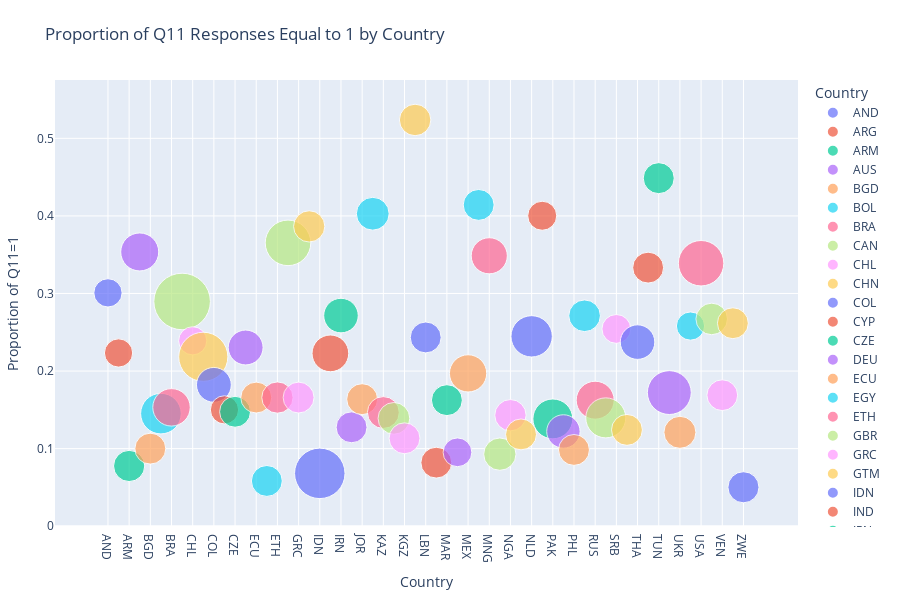

Write notebook code for a chart like this one.
### Code cell
## (Visualization -II) ##

# This code loads World Values Survey (WVS) data and filters it by countries found in scored sentences.
# It processes Q11 survey responses to calculate per-country counts and proportions of respondents answering '1'.
# It prepares the country data in a categorical order for consistent plotting.
# Then it creates a scatter plot showing the proportion of Q11=1 responses per country, sized by total responses.
# The plot visually compares response distributions across countries with hover details and a clean layout.
# The x and y-axis labels are the same as the prediction visualization.

%run visualize_response_props.py

### Figure 1 — Plotly figure (JSON) as saved in the notebook; plotly's stock layout.template omitted (floating-point values rounded to 4 significant figures)
{"data": [{"hovertemplate": "<b>%{hovertext}</b><br><br>Country=%{x}<br>Proportion of Q11=1=%{y}<br>Total Responses=%{marker.size}<extra></extra>", "hovertext": ["AND"], "legendgroup": "AND", "marker": {"color": "#636efa", "size": [1004], "sizemode": "area", "sizeref": 2.511, "symbol": "circle"}, "mode": "markers", "name": "AND", "orientation": "v", "showlegend": true, "type": "scatter", "x": ["AND"], "xaxis": "x", "y": [0.3008], "yaxis": "y"}, {"hovertemplate": "<b>%{hovertext}</b><br><br>Country=%{x}<br>Proportion of Q11=1=%{y}<br>Total Responses=%{marker.size}<extra></extra>", "hovertext": ["ARG"], "legendgroup": "ARG", "marker": {"color": "#EF553B", "size": [1003], "sizemode": "area", "sizeref": 2.511, "symbol": "circle"}, "mode": "markers", "name": "ARG", "orientation": "v", "showlegend": true, "type": "scatter", "x": ["ARG"], "xaxis": "x", "y": [0.2233], "yaxis": "y"}, {"hovertemplate": "<b>%{hovertext}</b><br><br>Country=%{x}<br>Proportion of Q11=1=%{y}<br>Total Responses=%{marker.size}<extra></extra>", "hovertext": ["ARM"], "legendgroup": "ARM", "marker": {"color": "#00cc96", "size": [1223], "sizemode": "area", "sizeref": 2.511, "symbol": "circle"}, "mode": "markers", "name": "ARM", "orientation": "v", "showlegend": true, "type": "scatter", "x": ["ARM"], "xaxis": "x", "y": [0.07768], "yaxis": "y"}, {"hovertemplate": "<b>%{hovertext}</b><br><br>Country=%{x}<br>Proportion of Q11=1=%{y}<br>Total Responses=%{marker.size}<extra></extra>", "hovertext": ["AUS"], "legendgroup": "AUS", "marker": {"color": "#ab63fa", "size": [1813], "sizemode": "area", "sizeref": 2.511, "symbol": "circle"}, "mode": "markers", "name": "AUS", "orientation": "v", "showlegend": true, "type": "scatter", "x": ["AUS"], "xaxis": "x", "y": [0.3536], "yaxis": "y"}, {"hovertemplate": "<b>%{hovertext}</b><br><br>Country=%{x}<br>Proportion of Q11=1=%{y}<br>Total Responses=%{marker.size}<extra></extra>", "hovertext": ["BGD"], "legendgroup": "BGD", "marker": {"color": "#FFA15A", "size": [1200], "sizemode": "area", "sizeref": 2.511, "symbol": "circle"}, "mode": "markers", "name": "BGD", "orientation": "v", "showlegend": true, "type": "scatter", "x": ["BGD"], "xaxis": "x", "y": [0.1], "yaxis": "y"}, {"hovertemplate": "<b>%{hovertext}</b><br><br>Country=%{x}<br>Proportion of Q11=1=%{y}<br>Total Responses=%{marker.size}<extra></extra>", "hovertext": ["BOL"], "legendgroup": "BOL", "marker": {"color": "#19d3f3", "size": [2067], "sizemode": "area", "sizeref": 2.511, "symbol": "circle"}, "mode": "markers", "name": "BOL", "orientation": "v", "showlegend": true, "type": "scatter", "x": ["BOL"], "xaxis": "x", "y": [0.1451], "yaxis": "y"}, {"hovertemplate": "<b>%{hovertext}</b><br><br>Country=%{x}<br>Proportion of Q11=1=%{y}<br>Total Responses=%{marker.size}<extra></extra>", "hovertext": ["BRA"], "legendgroup": "BRA", "marker": {"color": "#FF6692", "size": [1762], "sizemode": "area", "sizeref": 2.511, "symbol": "circle"}, "mode": "markers", "name": "BRA", "orientation": "v", "showlegend": true, "type": "scatter", "x": ["BRA"], "xaxis": "x", "y": [0.1532], "yaxis": "y"}, {"hovertemplate": "<b>%{hovertext}</b><br><br>Country=%{x}<br>Proportion of Q11=1=%{y}<br>Total Responses=%{marker.size}<extra></extra>", "hovertext": ["CAN"], "legendgroup": "CAN", "marker": {"color": "#B6E880", "size": [4018], "sizemode": "area", "sizeref": 2.511, "symbol": "circle"}, "mode": "markers", "name": "CAN", "orientation": "v", "showlegend": true, "type": "scatter", "x": ["CAN"], "xaxis": "x", "y": [0.2897], "yaxis": "y"}, {"hovertemplate": "<b>%{hovertext}</b><br><br>Country=%{x}<br>Proportion of Q11=1=%{y}<br>Total Responses=%{marker.size}<extra></extra>", "hovertext": ["CHL"], "legendgroup": "CHL", "marker": {"color": "#FF97FF", "size": [1000], "sizemode": "area", "sizeref": 2.511, "symbol": "circle"}, "mode": "markers", "name": "CHL", "orientation": "v", "showlegend": true, "type": "scatter", "x": ["CHL"], "xaxis": "x", "y": [0.239], "yaxis": "y"}, {"hovertemplate": "<b>%{hovertext}</b><br><br>Country=%{x}<br>Proportion of Q11=1=%{y}<br>Total Responses=%{marker.size}<extra></extra>", "hovertext": ["CHN"], "legendgroup": "CHN", "marker": {"color": "#FECB52", "size": [3036], "sizemode": "area", "sizeref": 2.511, "symbol": "circle"}, "mode": "markers", "name": "CHN", "orientation": "v", "showlegend": true, "type": "scatter", "x": ["CHN"], "xaxis": "x", "y": [0.2184], "yaxis": "y"}, {"hovertemplate": "<b>%{hovertext}</b><br><br>Country=%{x}<br>Proportion of Q11=1=%{y}<br>Total Responses=%{marker.size}<extra></extra>", "hovertext": ["COL"], "legendgroup": "COL", "marker": {"color": "#636efa", "size": [1520], "sizemode": "area", "sizeref": 2.511, "symbol": "circle"}, "mode": "markers", "name": "COL", "orientation": "v", "showlegend": true, "type": "scatter", "x": ["COL"], "xaxis": "x", "y": [0.1822], "yaxis": "y"}, {"hovertemplate": "<b>%{hovertext}</b><br><br>Country=%{x}<br>Proportion of Q11=1=%{y}<br>Total Responses=%{marker.size}<extra></extra>", "hovertext": ["CYP"], "legendgroup": "CYP", "marker": {"color": "#EF553B", "size": [1000], "sizemode": "area", "sizeref": 2.511, "symbol": "circle"}, "mode": "markers", "name": "CYP", "orientation": "v", "showlegend": true, "type": "scatter", "x": ["CYP"], "xaxis": "x", "y": [0.15], "yaxis": "y"}, {"hovertemplate": "<b>%{hovertext}</b><br><br>Country=%{x}<br>Proportion of Q11=1=%{y}<br>Total Responses=%{marker.size}<extra></extra>", "hovertext": ["CZE"], "legendgroup": "CZE", "marker": {"color": "#00cc96", "size": [1200], "sizemode": "area", "sizeref": 2.511, "symbol": "circle"}, "mode": "markers", "name": "CZE", "orientation": "v", "showlegend": true, "type": "scatter", "x": ["CZE"], "xaxis": "x", "y": [0.1475], "yaxis": "y"}, {"hovertemplate": "<b>%{hovertext}</b><br><br>Country=%{x}<br>Proportion of Q11=1=%{y}<br>Total Responses=%{marker.size}<extra></extra>", "hovertext": ["DEU"], "legendgroup": "DEU", "marker": {"color": "#ab63fa", "size": [1528], "sizemode": "area", "sizeref": 2.511, "symbol": "circle"}, "mode": "markers", "name": "DEU", "orientation": "v", "showlegend": true, "type": "scatter", "x": ["DEU"], "xaxis": "x", "y": [0.2304], "yaxis": "y"}, {"hovertemplate": "<b>%{hovertext}</b><br><br>Country=%{x}<br>Proportion of Q11=1=%{y}<br>Total Responses=%{marker.size}<extra></extra>", "hovertext": ["ECU"], "legendgroup": "ECU", "marker": {"color": "#FFA15A", "size": [1200], "sizemode": "area", "sizeref": 2.511, "symbol": "circle"}, "mode": "markers", "name": "ECU", "orientation": "v", "showlegend": true, "type": "scatter", "x": ["ECU"], "xaxis": "x", "y": [0.1658], "yaxis": "y"}, {"hovertemplate": "<b>%{hovertext}</b><br><br>Country=%{x}<br>Proportion of Q11=1=%{y}<br>Total Responses=%{marker.size}<extra></extra>", "hovertext": ["EGY"], "legendgroup": "EGY", "marker": {"color": "#19d3f3", "size": [1200], "sizemode": "area", "sizeref": 2.511, "symbol": "circle"}, "mode": "markers", "name": "EGY", "orientation": "v", "showlegend": true, "type": "scatter", "x": ["EGY"], "xaxis": "x", "y": [0.05833], "yaxis": "y"}, {"hovertemplate": "<b>%{hovertext}</b><br><br>Country=%{x}<br>Proportion of Q11=1=%{y}<br>Total Responses=%{marker.size}<extra></extra>", "hovertext": ["ETH"], "legendgroup": "ETH", "marker": {"color": "#FF6692", "size": [1230], "sizemode": "area", "sizeref": 2.511, "symbol": "circle"}, "mode": "markers", "name": "ETH", "orientation": "v", "showlegend": true, "type": "scatter", "x": ["ETH"], "xaxis": "x", "y": [0.1659], "yaxis": "y"}, {"hovertemplate": "<b>%{hovertext}</b><br><br>Country=%{x}<br>Proportion of Q11=1=%{y}<br>Total Responses=%{marker.size}<extra></extra>", "hovertext": ["GBR"], "legendgroup": "GBR", "marker": {"color": "#B6E880", "size": [2609], "sizemode": "area", "sizeref": 2.511, "symbol": "circle"}, "mode": "markers", "name": "GBR", "orientation": "v", "showlegend": true, "type": "scatter", "x": ["GBR"], "xaxis": "x", "y": [0.3653], "yaxis": "y"}, {"hovertemplate": "<b>%{hovertext}</b><br><br>Country=%{x}<br>Proportion of Q11=1=%{y}<br>Total Responses=%{marker.size}<extra></extra>", "hovertext": ["GRC"], "legendgroup": "GRC", "marker": {"color": "#FF97FF", "size": [1200], "sizemode": "area", "sizeref": 2.511, "symbol": "circle"}, "mode": "markers", "name": "GRC", "orientation": "v", "showlegend": true, "type": "scatter", "x": ["GRC"], "xaxis": "x", "y": [0.1658], "yaxis": "y"}, {"hovertemplate": "<b>%{hovertext}</b><br><br>Country=%{x}<br>Proportion of Q11=1=%{y}<br>Total Responses=%{marker.size}<extra></extra>", "hovertext": ["GTM"], "legendgroup": "GTM", "marker": {"color": "#FECB52", "size": [1229], "sizemode": "area", "sizeref": 2.511, "symbol": "circle"}, "mode": "markers", "name": "GTM", "orientation": "v", "showlegend": true, "type": "scatter", "x": ["GTM"], "xaxis": "x", "y": [0.3865], "yaxis": "y"}, {"hovertemplate": "<b>%{hovertext}</b><br><br>Country=%{x}<br>Proportion of Q11=1=%{y}<br>Total Responses=%{marker.size}<extra></extra>", "hovertext": ["IDN"], "legendgroup": "IDN", "marker": {"color": "#636efa", "size": [3200], "sizemode": "area", "sizeref": 2.511, "symbol": "circle"}, "mode": "markers", "name": "IDN", "orientation": "v", "showlegend": true, "type": "scatter", "x": ["IDN"], "xaxis": "x", "y": [0.06813], "yaxis": "y"}, {"hovertemplate": "<b>%{hovertext}</b><br><br>Country=%{x}<br>Proportion of Q11=1=%{y}<br>Total Responses=%{marker.size}<extra></extra>", "hovertext": ["IND"], "legendgroup": "IND", "marker": {"color": "#EF553B", "size": [1692], "sizemode": "area", "sizeref": 2.511, "symbol": "circle"}, "mode": "markers", "name": "IND", "orientation": "v", "showlegend": true, "type": "scatter", "x": ["IND"], "xaxis": "x", "y": [0.2228], "yaxis": "y"}, {"hovertemplate": "<b>%{hovertext}</b><br><br>Country=%{x}<br>Proportion of Q11=1=%{y}<br>Total Responses=%{marker.size}<extra></extra>", "hovertext": ["IRN"], "legendgroup": "IRN", "marker": {"color": "#00cc96", "size": [1499], "sizemode": "area", "sizeref": 2.511, "symbol": "circle"}, "mode": "markers", "name": "IRN", "orientation": "v", "showlegend": true, "type": "scatter", "x": ["IRN"], "xaxis": "x", "y": [0.2715], "yaxis": "y"}, {"hovertemplate": "<b>%{hovertext}</b><br><br>Country=%{x}<br>Proportion of Q11=1=%{y}<br>Total Responses=%{marker.size}<extra></extra>", "hovertext": ["IRQ"], "legendgroup": "IRQ", "marker": {"color": "#ab63fa", "size": [1200], "sizemode": "area", "sizeref": 2.511, "symbol": "circle"}, "mode": "markers", "name": "IRQ", "orientation": "v", "showlegend": true, "type": "scatter", "x": ["IRQ"], "xaxis": "x", "y": [0.1275], "yaxis": "y"}, {"hovertemplate": "<b>%{hovertext}</b><br><br>Country=%{x}<br>Proportion of Q11=1=%{y}<br>Total Responses=%{marker.size}<extra></extra>", "hovertext": ["JOR"], "legendgroup": "JOR", "marker": {"color": "#FFA15A", "size": [1203], "sizemode": "area", "sizeref": 2.511, "symbol": "circle"}, "mode": "markers", "name": "JOR", "orientation": "v", "showlegend": true, "type": "scatter", "x": ["JOR"], "xaxis": "x", "y": [0.1638], "yaxis": "y"}, {"hovertemplate": "<b>%{hovertext}</b><br><br>Country=%{x}<br>Proportion of Q11=1=%{y}<br>Total Responses=%{marker.size}<extra></extra>", "hovertext": ["JPN"], "legendgroup": "JPN", "marker": {"color": "#19d3f3", "size": [1353], "sizemode": "area", "sizeref": 2.511, "symbol": "circle"}, "mode": "markers", "name": "JPN", "orientation": "v", "showlegend": true, "type": "scatter", "x": ["JPN"], "xaxis": "x", "y": [0.4028], "yaxis": "y"}, {"hovertemplate": "<b>%{hovertext}</b><br><br>Country=%{x}<br>Proportion of Q11=1=%{y}<br>Total Responses=%{marker.size}<extra></extra>", "hovertext": ["KAZ"], "legendgroup": "KAZ", "marker": {"color": "#FF6692", "size": [1276], "sizemode": "area", "sizeref": 2.511, "symbol": "circle"}, "mode": "markers", "name": "KAZ", "orientation": "v", "showlegend": true, "type": "scatter", "x": ["KAZ"], "xaxis": "x", "y": [0.1466], "yaxis": "y"}, {"hovertemplate": "<b>%{hovertext}</b><br><br>Country=%{x}<br>Proportion of Q11=1=%{y}<br>Total Responses=%{marker.size}<extra></extra>", "hovertext": ["KEN"], "legendgroup": "KEN", "marker": {"color": "#B6E880", "size": [1266], "sizemode": "area", "sizeref": 2.511, "symbol": "circle"}, "mode": "markers", "name": "KEN", "orientation": "v", "showlegend": true, "type": "scatter", "x": ["KEN"], "xaxis": "x", "y": [0.139], "yaxis": "y"}, {"hovertemplate": "<b>%{hovertext}</b><br><br>Country=%{x}<br>Proportion of Q11=1=%{y}<br>Total Responses=%{marker.size}<extra></extra>", "hovertext": ["KGZ"], "legendgroup": "KGZ", "marker": {"color": "#FF97FF", "size": [1200], "sizemode": "area", "sizeref": 2.511, "symbol": "circle"}, "mode": "markers", "name": "KGZ", "orientation": "v", "showlegend": true, "type": "scatter", "x": ["KGZ"], "xaxis": "x", "y": [0.1133], "yaxis": "y"}, {"hovertemplate": "<b>%{hovertext}</b><br><br>Country=%{x}<br>Proportion of Q11=1=%{y}<br>Total Responses=%{marker.size}<extra></extra>", "hovertext": ["KOR"], "legendgroup": "KOR", "marker": {"color": "#FECB52", "size": [1245], "sizemode": "area", "sizeref": 2.511, "symbol": "circle"}, "mode": "markers", "name": "KOR", "orientation": "v", "showlegend": true, "type": "scatter", "x": ["KOR"], "xaxis": "x", "y": [0.5237], "yaxis": "y"}, {"hovertemplate": "<b>%{hovertext}</b><br><br>Country=%{x}<br>Proportion of Q11=1=%{y}<br>Total Responses=%{marker.size}<extra></extra>", "hovertext": ["LBN"], "legendgroup": "LBN", "marker": {"color": "#636efa", "size": [1200], "sizemode": "area", "sizeref": 2.511, "symbol": "circle"}, "mode": "markers", "name": "LBN", "orientation": "v", "showlegend": true, "type": "scatter", "x": ["LBN"], "xaxis": "x", "y": [0.2433], "yaxis": "y"}, {"hovertemplate": "<b>%{hovertext}</b><br><br>Country=%{x}<br>Proportion of Q11=1=%{y}<br>Total Responses=%{marker.size}<extra></extra>", "hovertext": ["LBY"], "legendgroup": "LBY", "marker": {"color": "#EF553B", "size": [1196], "sizemode": "area", "sizeref": 2.511, "symbol": "circle"}, "mode": "markers", "name": "LBY", "orientation": "v", "showlegend": true, "type": "scatter", "x": ["LBY"], "xaxis": "x", "y": [0.08194], "yaxis": "y"}, {"hovertemplate": "<b>%{hovertext}</b><br><br>Country=%{x}<br>Proportion of Q11=1=%{y}<br>Total Responses=%{marker.size}<extra></extra>", "hovertext": ["MAR"], "legendgroup": "MAR", "marker": {"color": "#00cc96", "size": [1200], "sizemode": "area", "sizeref": 2.511, "symbol": "circle"}, "mode": "markers", "name": "MAR", "orientation": "v", "showlegend": true, "type": "scatter", "x": ["MAR"], "xaxis": "x", "y": [0.1625], "yaxis": "y"}, {"hovertemplate": "<b>%{hovertext}</b><br><br>Country=%{x}<br>Proportion of Q11=1=%{y}<br>Total Responses=%{marker.size}<extra></extra>", "hovertext": ["MDV"], "legendgroup": "MDV", "marker": {"color": "#ab63fa", "size": [1039], "sizemode": "area", "sizeref": 2.511, "symbol": "circle"}, "mode": "markers", "name": "MDV", "orientation": "v", "showlegend": true, "type": "scatter", "x": ["MDV"], "xaxis": "x", "y": [0.09528], "yaxis": "y"}, {"hovertemplate": "<b>%{hovertext}</b><br><br>Country=%{x}<br>Proportion of Q11=1=%{y}<br>Total Responses=%{marker.size}<extra></extra>", "hovertext": ["MEX"], "legendgroup": "MEX", "marker": {"color": "#FFA15A", "size": [1741], "sizemode": "area", "sizeref": 2.511, "symbol": "circle"}, "mode": "markers", "name": "MEX", "orientation": "v", "showlegend": true, "type": "scatter", "x": ["MEX"], "xaxis": "x", "y": [0.197], "yaxis": "y"}, {"hovertemplate": "<b>%{hovertext}</b><br><br>Country=%{x}<br>Proportion of Q11=1=%{y}<br>Total Responses=%{marker.size}<extra></extra>", "hovertext": ["MMR"], "legendgroup": "MMR", "marker": {"color": "#19d3f3", "size": [1200], "sizemode": "area", "sizeref": 2.511, "symbol": "circle"}, "mode": "markers", "name": "MMR", "orientation": "v", "showlegend": true, "type": "scatter", "x": ["MMR"], "xaxis": "x", "y": [0.4142], "yaxis": "y"}, {"hovertemplate": "<b>%{hovertext}</b><br><br>Country=%{x}<br>Proportion of Q11=1=%{y}<br>Total Responses=%{marker.size}<extra></extra>", "hovertext": ["MNG"], "legendgroup": "MNG", "marker": {"color": "#FF6692", "size": [1638], "sizemode": "area", "sizeref": 2.511, "symbol": "circle"}, "mode": "markers", "name": "MNG", "orientation": "v", "showlegend": true, "type": "scatter", "x": ["MNG"], "xaxis": "x", "y": [0.3486], "yaxis": "y"}, {"hovertemplate": "<b>%{hovertext}</b><br><br>Country=%{x}<br>Proportion of Q11=1=%{y}<br>Total Responses=%{marker.size}<extra></extra>", "hovertext": ["MYS"], "legendgroup": "MYS", "marker": {"color": "#B6E880", "size": [1313], "sizemode": "area", "sizeref": 2.511, "symbol": "circle"}, "mode": "markers", "name": "MYS", "orientation": "v", "showlegend": true, "type": "scatter", "x": ["MYS"], "xaxis": "x", "y": [0.09292], "yaxis": "y"}, {"hovertemplate": "<b>%{hovertext}</b><br><br>Country=%{x}<br>Proportion of Q11=1=%{y}<br>Total Responses=%{marker.size}<extra></extra>", "hovertext": ["NGA"], "legendgroup": "NGA", "marker": {"color": "#FF97FF", "size": [1237], "sizemode": "area", "sizeref": 2.511, "symbol": "circle"}, "mode": "markers", "name": "NGA", "orientation": "v", "showlegend": true, "type": "scatter", "x": ["NGA"], "xaxis": "x", "y": [0.1431], "yaxis": "y"}, {"hovertemplate": "<b>%{hovertext}</b><br><br>Country=%{x}<br>Proportion of Q11=1=%{y}<br>Total Responses=%{marker.size}<extra></extra>", "hovertext": ["NIC"], "legendgroup": "NIC", "marker": {"color": "#FECB52", "size": [1200], "sizemode": "area", "sizeref": 2.511, "symbol": "circle"}, "mode": "markers", "name": "NIC", "orientation": "v", "showlegend": true, "type": "scatter", "x": ["NIC"], "xaxis": "x", "y": [0.1183], "yaxis": "y"}, {"hovertemplate": "<b>%{hovertext}</b><br><br>Country=%{x}<br>Proportion of Q11=1=%{y}<br>Total Responses=%{marker.size}<extra></extra>", "hovertext": ["NLD"], "legendgroup": "NLD", "marker": {"color": "#636efa", "size": [2145], "sizemode": "area", "sizeref": 2.511, "symbol": "circle"}, "mode": "markers", "name": "NLD", "orientation": "v", "showlegend": true, "type": "scatter", "x": ["NLD"], "xaxis": "x", "y": [0.2448], "yaxis": "y"}, {"hovertemplate": "<b>%{hovertext}</b><br><br>Country=%{x}<br>Proportion of Q11=1=%{y}<br>Total Responses=%{marker.size}<extra></extra>", "hovertext": ["NZL"], "legendgroup": "NZL", "marker": {"color": "#EF553B", "size": [1057], "sizemode": "area", "sizeref": 2.511, "symbol": "circle"}, "mode": "markers", "name": "NZL", "orientation": "v", "showlegend": true, "type": "scatter", "x": ["NZL"], "xaxis": "x", "y": [0.4002], "yaxis": "y"}, {"hovertemplate": "<b>%{hovertext}</b><br><br>Country=%{x}<br>Proportion of Q11=1=%{y}<br>Total Responses=%{marker.size}<extra></extra>", "hovertext": ["PAK"], "legendgroup": "PAK", "marker": {"color": "#00cc96", "size": [1995], "sizemode": "area", "sizeref": 2.511, "symbol": "circle"}, "mode": "markers", "name": "PAK", "orientation": "v", "showlegend": true, "type": "scatter", "x": ["PAK"], "xaxis": "x", "y": [0.1383], "yaxis": "y"}, {"hovertemplate": "<b>%{hovertext}</b><br><br>Country=%{x}<br>Proportion of Q11=1=%{y}<br>Total Responses=%{marker.size}<extra></extra>", "hovertext": ["PER"], "legendgroup": "PER", "marker": {"color": "#ab63fa", "size": [1400], "sizemode": "area", "sizeref": 2.511, "symbol": "circle"}, "mode": "markers", "name": "PER", "orientation": "v", "showlegend": true, "type": "scatter", "x": ["PER"], "xaxis": "x", "y": [0.1221], "yaxis": "y"}, {"hovertemplate": "<b>%{hovertext}</b><br><br>Country=%{x}<br>Proportion of Q11=1=%{y}<br>Total Responses=%{marker.size}<extra></extra>", "hovertext": ["PHL"], "legendgroup": "PHL", "marker": {"color": "#FFA15A", "size": [1200], "sizemode": "area", "sizeref": 2.511, "symbol": "circle"}, "mode": "markers", "name": "PHL", "orientation": "v", "showlegend": true, "type": "scatter", "x": ["PHL"], "xaxis": "x", "y": [0.09833], "yaxis": "y"}, {"hovertemplate": "<b>%{hovertext}</b><br><br>Country=%{x}<br>Proportion of Q11=1=%{y}<br>Total Responses=%{marker.size}<extra></extra>", "hovertext": ["ROU"], "legendgroup": "ROU", "marker": {"color": "#19d3f3", "size": [1257], "sizemode": "area", "sizeref": 2.511, "symbol": "circle"}, "mode": "markers", "name": "ROU", "orientation": "v", "showlegend": true, "type": "scatter", "x": ["ROU"], "xaxis": "x", "y": [0.2713], "yaxis": "y"}, {"hovertemplate": "<b>%{hovertext}</b><br><br>Country=%{x}<br>Proportion of Q11=1=%{y}<br>Total Responses=%{marker.size}<extra></extra>", "hovertext": ["RUS"], "legendgroup": "RUS", "marker": {"color": "#FF6692", "size": [1810], "sizemode": "area", "sizeref": 2.511, "symbol": "circle"}, "mode": "markers", "name": "RUS", "orientation": "v", "showlegend": true, "type": "scatter", "x": ["RUS"], "xaxis": "x", "y": [0.1624], "yaxis": "y"}, {"hovertemplate": "<b>%{hovertext}</b><br><br>Country=%{x}<br>Proportion of Q11=1=%{y}<br>Total Responses=%{marker.size}<extra></extra>", "hovertext": ["SGP"], "legendgroup": "SGP", "marker": {"color": "#B6E880", "size": [2012], "sizemode": "area", "sizeref": 2.511, "symbol": "circle"}, "mode": "markers", "name": "SGP", "orientation": "v", "showlegend": true, "type": "scatter", "x": ["SGP"], "xaxis": "x", "y": [0.1397], "yaxis": "y"}, {"hovertemplate": "<b>%{hovertext}</b><br><br>Country=%{x}<br>Proportion of Q11=1=%{y}<br>Total Responses=%{marker.size}<extra></extra>", "hovertext": ["SRB"], "legendgroup": "SRB", "marker": {"color": "#FF97FF", "size": [1046], "sizemode": "area", "sizeref": 2.511, "symbol": "circle"}, "mode": "markers", "name": "SRB", "orientation": "v", "showlegend": true, "type": "scatter", "x": ["SRB"], "xaxis": "x", "y": [0.2543], "yaxis": "y"}, {"hovertemplate": "<b>%{hovertext}</b><br><br>Country=%{x}<br>Proportion of Q11=1=%{y}<br>Total Responses=%{marker.size}<extra></extra>", "hovertext": ["SVK"], "legendgroup": "SVK", "marker": {"color": "#FECB52", "size": [1200], "sizemode": "area", "sizeref": 2.511, "symbol": "circle"}, "mode": "markers", "name": "SVK", "orientation": "v", "showlegend": true, "type": "scatter", "x": ["SVK"], "xaxis": "x", "y": [0.1242], "yaxis": "y"}, {"hovertemplate": "<b>%{hovertext}</b><br><br>Country=%{x}<br>Proportion of Q11=1=%{y}<br>Total Responses=%{marker.size}<extra></extra>", "hovertext": ["THA"], "legendgroup": "THA", "marker": {"color": "#636efa", "size": [1500], "sizemode": "area", "sizeref": 2.511, "symbol": "circle"}, "mode": "markers", "name": "THA", "orientation": "v", "showlegend": true, "type": "scatter", "x": ["THA"], "xaxis": "x", "y": [0.2373], "yaxis": "y"}, {"hovertemplate": "<b>%{hovertext}</b><br><br>Country=%{x}<br>Proportion of Q11=1=%{y}<br>Total Responses=%{marker.size}<extra></extra>", "hovertext": ["TJK"], "legendgroup": "TJK", "marker": {"color": "#EF553B", "size": [1200], "sizemode": "area", "sizeref": 2.511, "symbol": "circle"}, "mode": "markers", "name": "TJK", "orientation": "v", "showlegend": true, "type": "scatter", "x": ["TJK"], "xaxis": "x", "y": [0.3333], "yaxis": "y"}, {"hovertemplate": "<b>%{hovertext}</b><br><br>Country=%{x}<br>Proportion of Q11=1=%{y}<br>Total Responses=%{marker.size}<extra></extra>", "hovertext": ["TUN"], "legendgroup": "TUN", "marker": {"color": "#00cc96", "size": [1208], "sizemode": "area", "sizeref": 2.511, "symbol": "circle"}, "mode": "markers", "name": "TUN", "orientation": "v", "showlegend": true, "type": "scatter", "x": ["TUN"], "xaxis": "x", "y": [0.4487], "yaxis": "y"}, {"hovertemplate": "<b>%{hovertext}</b><br><br>Country=%{x}<br>Proportion of Q11=1=%{y}<br>Total Responses=%{marker.size}<extra></extra>", "hovertext": ["TUR"], "legendgroup": "TUR", "marker": {"color": "#ab63fa", "size": [2415], "sizemode": "area", "sizeref": 2.511, "symbol": "circle"}, "mode": "markers", "name": "TUR", "orientation": "v", "showlegend": true, "type": "scatter", "x": ["TUR"], "xaxis": "x", "y": [0.1723], "yaxis": "y"}, {"hovertemplate": "<b>%{hovertext}</b><br><br>Country=%{x}<br>Proportion of Q11=1=%{y}<br>Total Responses=%{marker.size}<extra></extra>", "hovertext": ["UKR"], "legendgroup": "UKR", "marker": {"color": "#FFA15A", "size": [1289], "sizemode": "area", "sizeref": 2.511, "symbol": "circle"}, "mode": "markers", "name": "UKR", "orientation": "v", "showlegend": true, "type": "scatter", "x": ["UKR"], "xaxis": "x", "y": [0.121], "yaxis": "y"}, {"hovertemplate": "<b>%{hovertext}</b><br><br>Country=%{x}<br>Proportion of Q11=1=%{y}<br>Total Responses=%{marker.size}<extra></extra>", "hovertext": ["URY"], "legendgroup": "URY", "marker": {"color": "#19d3f3", "size": [1000], "sizemode": "area", "sizeref": 2.511, "symbol": "circle"}, "mode": "markers", "name": "URY", "orientation": "v", "showlegend": true, "type": "scatter", "x": ["URY"], "xaxis": "x", "y": [0.258], "yaxis": "y"}, {"hovertemplate": "<b>%{hovertext}</b><br><br>Country=%{x}<br>Proportion of Q11=1=%{y}<br>Total Responses=%{marker.size}<extra></extra>", "hovertext": ["USA"], "legendgroup": "USA", "marker": {"color": "#FF6692", "size": [2596], "sizemode": "area", "sizeref": 2.511, "symbol": "circle"}, "mode": "markers", "name": "USA", "orientation": "v", "showlegend": true, "type": "scatter", "x": ["USA"], "xaxis": "x", "y": [0.339], "yaxis": "y"}, {"hovertemplate": "<b>%{hovertext}</b><br><br>Country=%{x}<br>Proportion of Q11=1=%{y}<br>Total Responses=%{marker.size}<extra></extra>", "hovertext": ["UZB"], "legendgroup": "UZB", "marker": {"color": "#B6E880", "size": [1250], "sizemode": "area", "sizeref": 2.511, "symbol": "circle"}, "mode": "markers", "name": "UZB", "orientation": "v", "showlegend": true, "type": "scatter", "x": ["UZB"], "xaxis": "x", "y": [0.2672], "yaxis": "y"}, {"hovertemplate": "<b>%{hovertext}</b><br><br>Country=%{x}<br>Proportion of Q11=1=%{y}<br>Total Responses=%{marker.size}<extra></extra>", "hovertext": ["VEN"], "legendgroup": "VEN", "marker": {"color": "#FF97FF", "size": [1190], "sizemode": "area", "sizeref": 2.511, "symbol": "circle"}, "mode": "markers", "name": "VEN", "orientation": "v", "showlegend": true, "type": "scatter", "x": ["VEN"], "xaxis": "x", "y": [0.1689], "yaxis": "y"}, {"hovertemplate": "<b>%{hovertext}</b><br><br>Country=%{x}<br>Proportion of Q11=1=%{y}<br>Total Responses=%{marker.size}<extra></extra>", "hovertext": ["VNM"], "legendgroup": "VNM", "marker": {"color": "#FECB52", "size": [1200], "sizemode": "area", "sizeref": 2.511, "symbol": "circle"}, "mode": "markers", "name": "VNM", "orientation": "v", "showlegend": true, "type": "scatter", "x": ["VNM"], "xaxis": "x", "y": [0.2617], "yaxis": "y"}, {"hovertemplate": "<b>%{hovertext}</b><br><br>Country=%{x}<br>Proportion of Q11=1=%{y}<br>Total Responses=%{marker.size}<extra></extra>", "hovertext": ["ZWE"], "legendgroup": "ZWE", "marker": {"color": "#636efa", "size": [1215], "sizemode": "area", "sizeref": 2.511, "symbol": "circle"}, "mode": "markers", "name": "ZWE", "orientation": "v", "showlegend": true, "type": "scatter", "x": ["ZWE"], "xaxis": "x", "y": [0.05021], "yaxis": "y"}], "layout": {"height": 600, "legend": {"itemsizing": "constant", "title": {"text": "Country"}, "tracegroupgap": 0}, "margin": {"b": 40, "l": 40, "r": 40, "t": 80}, "title": {"text": "Proportion of Q11 Responses Equal to 1 by Country"}, "xaxis": {"anchor": "y", "categoryarray": ["AND", "ARG", "ARM", "AUS", "BGD", "BOL", "BRA", "CAN", "CHL", "CHN", "COL", "CYP", "CZE", "DEU", "ECU", "EGY", "ETH", "GBR", "GRC", "GTM", "IDN", "IND", "IRN", "IRQ", "JOR", "JPN", "KAZ", "KEN", "KGZ", "KOR", "LBN", "LBY", "MAR", "MDV", "MEX", "MMR", "MNG", "MYS", "NGA", "NIC", "NLD", "NZL", "PAK", "PER", "PHL", "ROU", "RUS", "SGP", "SRB", "SVK", "THA", "TJK", "TUN", "TUR", "UKR", "URY", "USA", "UZB", "VEN", "VNM", "ZWE"], "categoryorder": "array", "domain": [0, 1], "title": {"text": "Country"}}, "yaxis": {"anchor": "x", "domain": [0, 1], "title": {"text": "Proportion of Q11=1"}}}}
